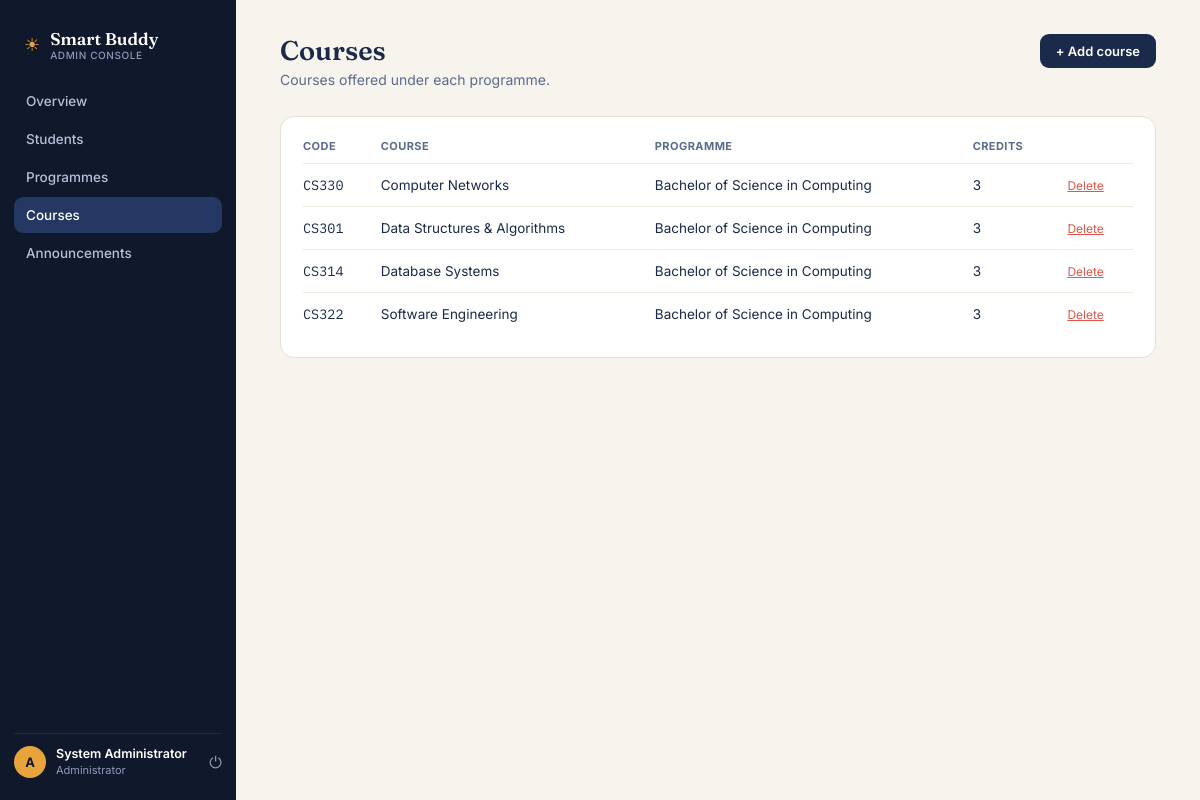
The app's page /admin/courses/index.php (signed in) with its own data.
### tables this page shows
CREATE TABLE courses (
    id INT AUTO_INCREMENT PRIMARY KEY,
    programme_id INT NOT NULL,
    name VARCHAR(150) NOT NULL,
    code VARCHAR(20) NOT NULL,
    credit_hours TINYINT DEFAULT 3,
    created_at TIMESTAMP DEFAULT CURRENT_TIMESTAMP,
    FOREIGN KEY (programme_id) REFERENCES programmes(id) ON DELETE CASCADE
);

CREATE TABLE programmes (
    id INT AUTO_INCREMENT PRIMARY KEY,
    name VARCHAR(150) NOT NULL,
    code VARCHAR(20) NOT NULL UNIQUE,
    school VARCHAR(150) NOT NULL DEFAULT '',
    created_at TIMESTAMP DEFAULT CURRENT_TIMESTAMP
);

### includes/functions.php (called while the page is built, shortened)
<?php
function e($string) {
    return htmlspecialchars($string ?? '', ENT_QUOTES, 'UTF-8');
}

### admin/courses/index.php (the view, shortened to what this page needs)
<?php
require_once __DIR__ . '/../../config/config.php';
$courses = $pdo->query("SELECT c.*, p.name AS programme_name FROM courses c JOIN programmes p ON p.id=c.programme_id ORDER BY p.name, c.name")->fetchAll();
include __DIR__ . '/../../includes/admin_header.php';
?>
<div class="topline"><div><h1>Courses</h1><div class="desc">Courses offered under each programme.</div></div>
  <button class="pill-btn" onclick="document.getElementById('course-form').classList.toggle('open')">+ Add course</button>
</div>
<div class="card" style="margin-top:18px;">
  <table>
    <thead><tr><th>Code</th><th>Course</th><th>Programme</th><th>Credits</th><th></th></tr></thead>
    <tbody>
    <?php foreach ($courses as $c): ?>
      <tr>
        <td class="mono"><?= e($c['code']) ?></td>
        <td class="title"><?= e($c['name']) ?></td>
        <td><?= e($c['programme_name']) ?></td>
        <td><?= e($c['credit_hours']) ?></td>
        <td><a href="<?= BASE_URL ?>/admin/courses/delete.php?id=<?= $c['id'] ?>" onclick="return confirm('Delete this course?');" style="color:var(--coral);font-size:12px;">Delete</a></td>
      </tr>
    <?php endforeach; ?>
    </tbody>
  </table>
</div>
<?php include __DIR__ . '/../../includes/footer.php'; ?>

### assets/css/base.css (style rules this page uses)
:root { --navy-950: #10182B; --navy-900: #1B2A4A; --navy-800: #243863; --paper: #F6F4ED; --paper-raised: #FFFFFF; --ink: #1B2A4A; --ink-soft: #5B6B8C; --ink-faint: #8E9BB8; --amber: #E8A33D; --amber-deep: #C9821F; --amber-soft: #FBEAD0; --teal: #2F9E8F; --teal-soft: #DCF2EE; --coral: #E2574C; --coral-soft: #FBE2DF; --line: #E4E0D3; --line-soft: #EDEAE0; --radius: 14px; }
* { box-sizing: border-box; }
html, body { margin: 0; padding: 0; }
body { font-family: 'Inter', sans-serif; background: var(--paper); color: var(--ink); -webkit-font-smoothing: antialiased; }
h1, h2, h3 { font-family: 'Fraunces', serif; }
.mono { font-family: 'IBM Plex Mono', monospace; }
a { color: inherit; }
button { font-family: inherit; cursor: pointer; }

### assets/css/layout.css (style rules this page uses)
.topline { display: flex; justify-content: space-between; align-items: flex-start; margin-bottom: 28px; flex-wrap: wrap; gap: 14px; }
.topline h1 { font-size: 27px; margin: 0 0 4px; font-weight: 600; }
.topline .desc { color: var(--ink-soft); font-size: 14px; }

### assets/css/components.css (style rules this page uses)
.card { background: var(--paper-raised); border: 1px solid var(--line); border-radius: var(--radius); padding: 22px; }
.pill-btn { background: var(--navy-900); color: #fff; border: none; padding: 9px 16px; border-radius: 9px; font-size: 13px; font-weight: 600; display: inline-flex; align-items: center; gap: 6px; text-decoration: none; }
table { width: 100%; border-collapse: collapse; }
th { text-align: left; font-size: 11px; text-transform: uppercase; letter-spacing: 0.04em; color: var(--ink-soft); padding: 0 10px 10px; font-weight: 700; }
td { padding: 12px 10px; border-top: 1px solid var(--line-soft); font-size: 13.5px; }
tr td:first-child, tr th:first-child { padding-left: 0; }

### records on screen
courses: code "CS330", name "Computer Networks", programme.name "Bachelor of Science in Computing", credit_hours "3"
courses: code "CS301", name "Data Structures & Algorithms", programme.name "Bachelor of Science in Computing", credit_hours "3"
courses: code "CS314", name "Database Systems", programme.name "Bachelor of Science in Computing", credit_hours "3"
courses: code "CS322", name "Software Engineering", programme.name "Bachelor of Science in Computing", credit_hours "3"

### other values on screen
$item['label'] "Overview"
$item['label'] "Students"
$item['label'] "Programmes"
$item['label'] "Courses"
$item['label'] "Announcements"
$_SESSION['admin_name'] "System Administrator"
